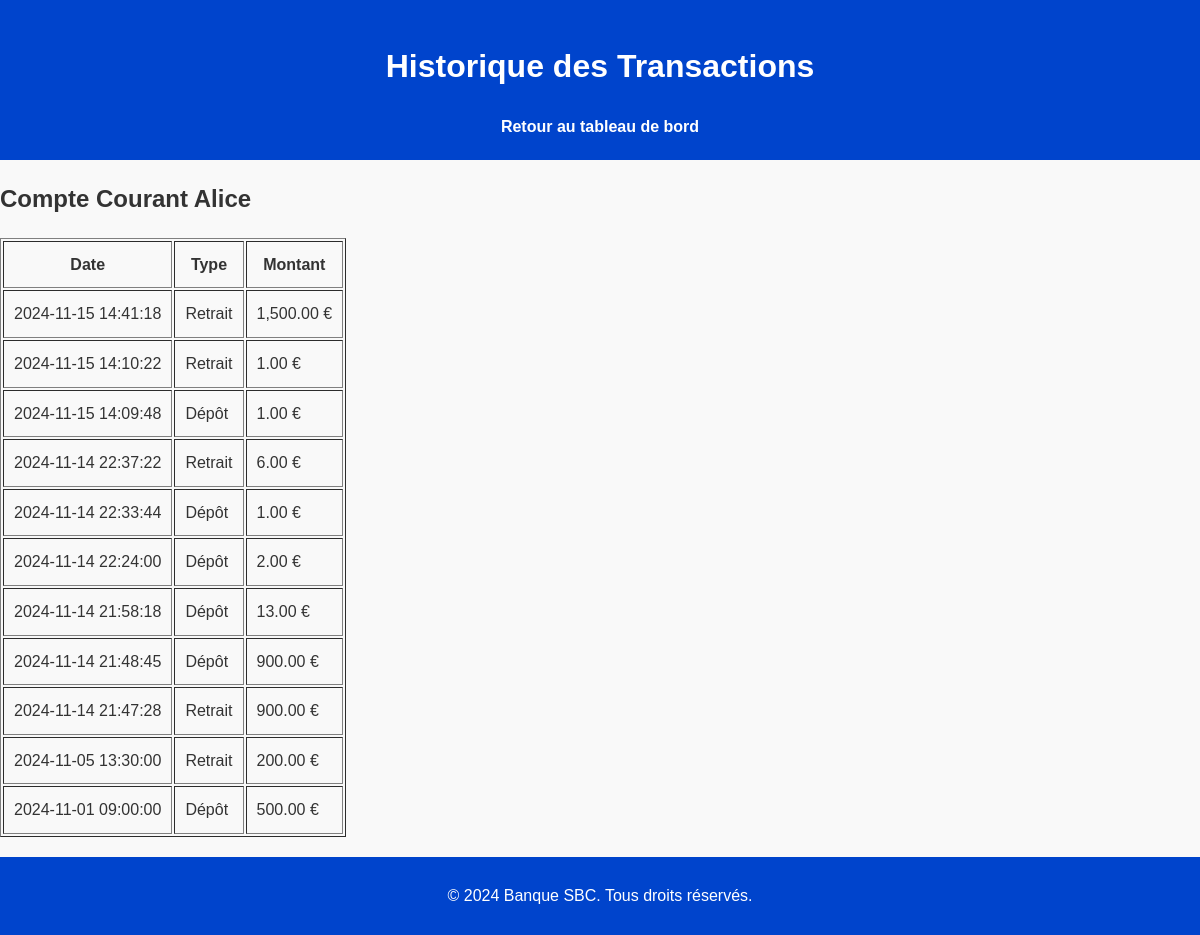
The app's page /transactions.php?account_id=1 (signed in) with its own data.
### tables this page shows
CREATE TABLE `accounts` (
  `id` int(11) NOT NULL,
  `user_id` int(11) NOT NULL,
  `account_name` varchar(100) NOT NULL,
  `account_type` enum('courant','épargne') NOT NULL,
  `balance` decimal(10,2) DEFAULT 0.00,
  `created_at` timestamp NOT NULL DEFAULT current_timestamp()
);

CREATE TABLE `transactions` (
  `id` int(11) NOT NULL,
  `account_id` int(11) NOT NULL,
  `transaction_type` enum('dépôt','retrait') NOT NULL,
  `amount` decimal(10,2) NOT NULL,
  `transaction_date` timestamp NOT NULL DEFAULT current_timestamp()
);

### transactions.php (the view, shortened to what this page needs)
<?php
require 'config/db.php';
if (isset($_GET['account_id'])) {
    $account_id = $_GET['account_id'];
    $user_id = $_SESSION['user_id'];
    $stmt = $conn->prepare("SELECT account_name FROM accounts WHERE id = :account_id AND user_id = :user_id");
    $stmt->execute([':account_id' => $account_id, ':user_id' => $user_id]);
    $account = $stmt->fetch();
    $stmt = $conn->prepare("SELECT * FROM transactions WHERE account_id = :account_id ORDER BY transaction_date DESC");
    $stmt->execute([':account_id' => $account_id]);
    $transactions = $stmt->fetchAll();
} else {
    die("Aucun compte sélectionné.");
}
?>
<!DOCTYPE html>
<html lang="en">
<head>
    <link rel="stylesheet" href="assets/css/styles.css">
</head>
<body>
    <header>
        <h1>Historique des Transactions</h1>
        <nav>
            <a href="dashboard.php">Retour au tableau de bord</a>
        </nav>
    </header>
    <main>
        <h2><?= $account['account_name'] ?></h2>
        <?php if ($transactions): ?>
            <table border="1" cellpadding="10">
                <thead>
                    <tr>
                        <th>Date</th>
                        <th>Type</th>
                        <th>Montant</th>
                    </tr>
                </thead>
                <tbody>
                    <?php foreach ($transactions as $transaction): ?>
                        <tr>
                            <td><?= $transaction['transaction_date'] ?></td>
                            <td><?= ucfirst($transaction['transaction_type']) ?></td>
                            <td><?= number_format($transaction['amount'], 2) ?> €</td>
                        </tr>
                    <?php endforeach; ?>
                </tbody>
            </table>
        <?php else: ?>
            <p>Aucune transaction trouvée pour ce compte.</p>
        <?php endif; ?>
    </main>
    <footer>
        <p>&copy; 2024 Banque SBC. Tous droits réservés.</p>
    </footer>
</body>
</html>

### assets/css/styles.css (style rules this page uses)
body { font-family: Arial, sans-serif; margin: 0; padding: 0; background-color: #f9f9f9; color: #333; line-height: 1.6; }
header { background-color: #0044cc; color: white; padding: 20px; text-align: center; }
header nav a { color: white; text-decoration: none; margin: 0 10px; font-weight: bold; }
footer { background-color: #0044cc; color: white; text-align: center; padding: 10px 0; margin-top: 20px; }

### records on screen
accounts: account_name "Compte Courant Alice"
transactions: transaction_date "2024-11-15 14:41:18", transaction_type "Retrait", amount "1,500.00"
transactions: transaction_date "2024-11-15 14:10:22", transaction_type "Retrait", amount "1.00"
transactions: transaction_date "2024-11-15 14:09:48", transaction_type "Dépôt", amount "1.00"
transactions: transaction_date "2024-11-14 22:37:22", transaction_type "Retrait", amount "6.00"
transactions: transaction_date "2024-11-14 22:33:44", transaction_type "Dépôt", amount "1.00"
transactions: transaction_date "2024-11-14 22:24:00", transaction_type "Dépôt", amount "2.00"
transactions: transaction_date "2024-11-14 21:58:18", transaction_type "Dépôt", amount "13.00"
transactions: transaction_date "2024-11-14 21:48:45", transaction_type "Dépôt", amount "900.00"
transactions: transaction_date "2024-11-14 21:47:28", transaction_type "Retrait", amount "900.00"
transactions: transaction_date "2024-11-05 13:30:00", transaction_type "Retrait", amount "200.00"
transactions: transaction_date "2024-11-01 09:00:00", transaction_type "Dépôt", amount "500.00"
